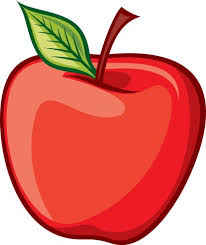
#> input picture apple2.jpg, 206 x 245 px
$ python TwoImagesComparing.py
#> lines starting #> are read from the running program, lines starting #| are printed output that depends on the picture; after the words box and inside, x2 and y2 are one past the last pixel; in counts of white or black regions, pixels touching at a corner belong together
import cv2
import numpy as np

def compare_and_show(image1_path, image2_path):
    # Load both images
#> called with image1_path = 'apple2.jpg', image2_path = 'apple2.jpg'
    img1 = cv2.imread(image1_path)
#> img1 is the input picture: shape (245, 206, 3); mean B, G, R 112.2, 123.6, 223.6
    img2 = cv2.imread(image2_path)

    # Check if both images were loaded correctly
    if img1 is None:
        print(f"Error: Could not load image at {image1_path}")
        return
    if img2 is None:
        print(f"Error: Could not load image at {image2_path}")
        return

    # Resize both images to the same size
    img1 = cv2.resize(img1, (200, 200))
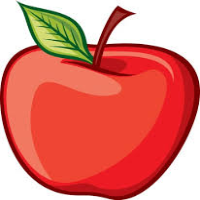
#> img1: shape (200, 200, 3); mean B, G, R 112.1, 123.6, 223.6
    img2 = cv2.resize(img2, (200, 200))

    # Compare the images
    difference = cv2.subtract(img1, img2)
#> difference: shape (200, 200, 3); every value is 0

    # If difference is all zeros, images are the same
    if np.count_nonzero(difference) == 0:
        print(f"The images '{image1_path}' and '{image2_path}' are the same.")
        # Draw a circle on the matched image
        center_coordinates = (100, 100)  # Center of the circle (200x200 image)
        radius = 80  # Radius of the circle
        color = (0, 255, 0)  # Circle color (Green in BGR format)
        thickness = 2  # Thickness of the circle outline

        # Draw the circle on the second image
        cv2.circle(img2, center_coordinates, radius, color, thickness)
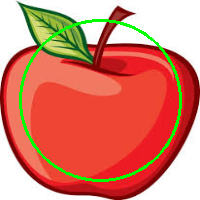
#> img2: shape (200, 200, 3); 3.67% of pixels changed, all inside (x1, y1, x2, y2) = (19, 19, 182, 182)

    else:
        print(f"The images '{image1_path}' and '{image2_path}' are different.")

    # Display both images
    cv2.imshow('Image 1', img1)
    cv2.imshow('Image 2', img2)

    # Wait until a key is pressed and then close the windows
    cv2.waitKey(0)
    cv2.destroyAllWindows()

# Compare and show images
compare_and_show('apple2.jpg', 'apple2.jpg')  # Same images
compare_and_show('apple2.jpg', 'apple1.png')   # Different images
#> call 2 of compare_and_show, with image1_path = 'apple2.jpg', image2_path = 'apple1.png'
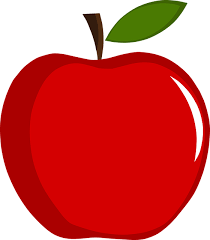
#> input picture apple1.png, 210 x 240 px
#> in compare_and_show, img2 is the input picture: shape (240, 210, 3); mean B, G, R 79.6, 84, 211.3
#> in compare_and_show (call 2), `img2 = cv2.resize(img2, (200, 200))`:
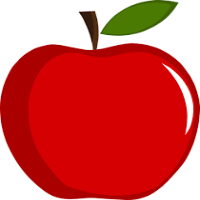
#> img2: shape (200, 200, 3); mean B, G, R 79.6, 84, 211.3
#> in compare_and_show (call 2), `difference = cv2.subtract(img1, img2)`:
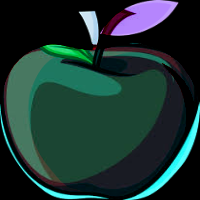
#> difference: shape (200, 200, 3); mean B, G, R 49.8, 53.2, 28
